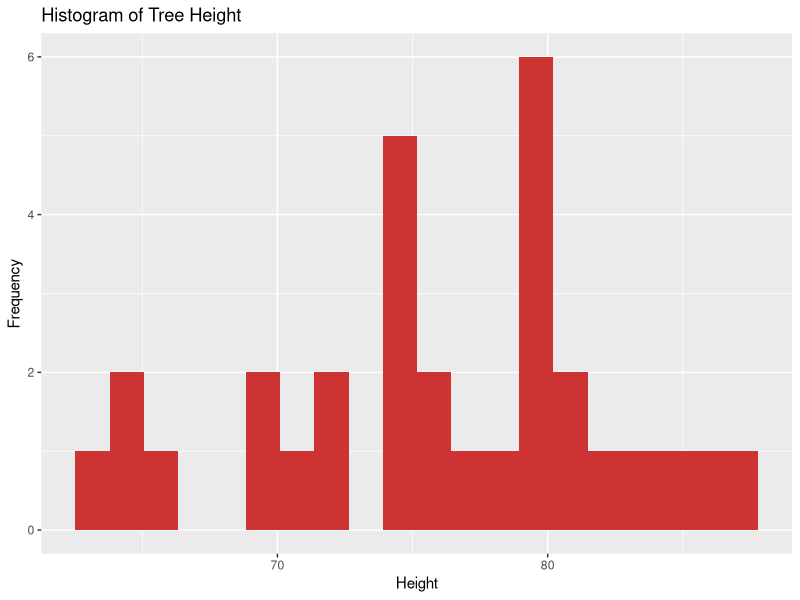
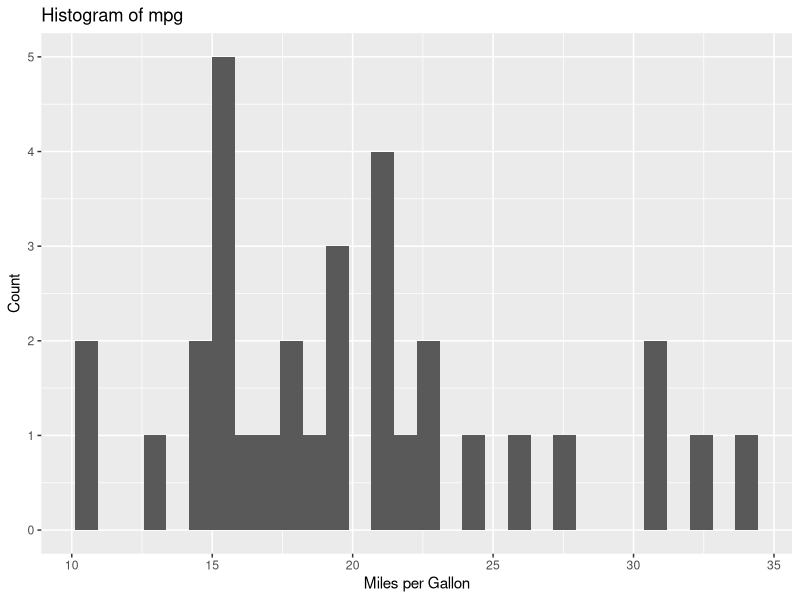
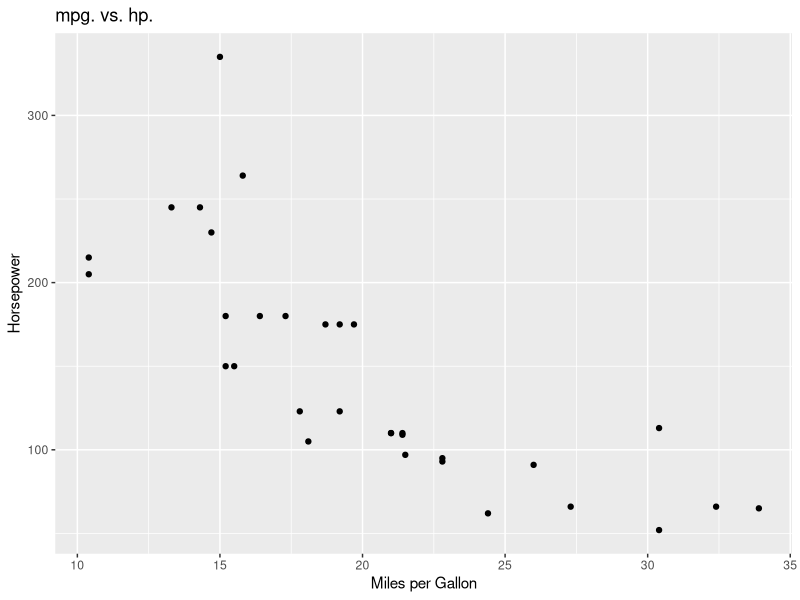

The R source for these figures, in order:
## ---- chunk 1
knitr::opts_chunk$set(
  message = FALSE,
  out.width = "50%"
)
## ---- chunk 2
# Load in the data
library(datasets)
tree_data <- trees
## ---- chunk 3
library(ggplot2)
ggplot(
  data = tree_data,
  aes(x = Height)
) +
  geom_histogram(bins = 20, fill = "brown3") +
  labs(
    x = "Height",
    y = "Frequency",
    title = "Histogram of Tree Height"
  )
## ---- chunk 4
# The code for this one should include their mtcars.R script as well

cars <- mtcars

# They should have three of the following, for each of the variables they choose:
mean(mtcars$mpg)

median(mtcars$mpg)


# Any way they want to find the mode is fine. Oddly, base R doesn't have a function to find the mode.
find_mode <- function(x) {
  unique_data <- unique(x)
  unique_data[which.max(tabulate(match(x, unique_data)))]
}

find_mode(mtcars$mpg)

## ---- chunk 5
ggplot(mtcars, aes(x = mpg)) + 
  geom_histogram() + 
  labs(
    x = "Miles per Gallon",
    y = "Count",
    title = "Histogram of mpg"
  )
## ---- chunk 6

ggplot(data = mtcars, aes(x = mpg, y = hp)) + 
  geom_point() + 
  labs(x = "Miles per Gallon",
       y = "Horsepower",
       title = "mpg. vs. hp.")

